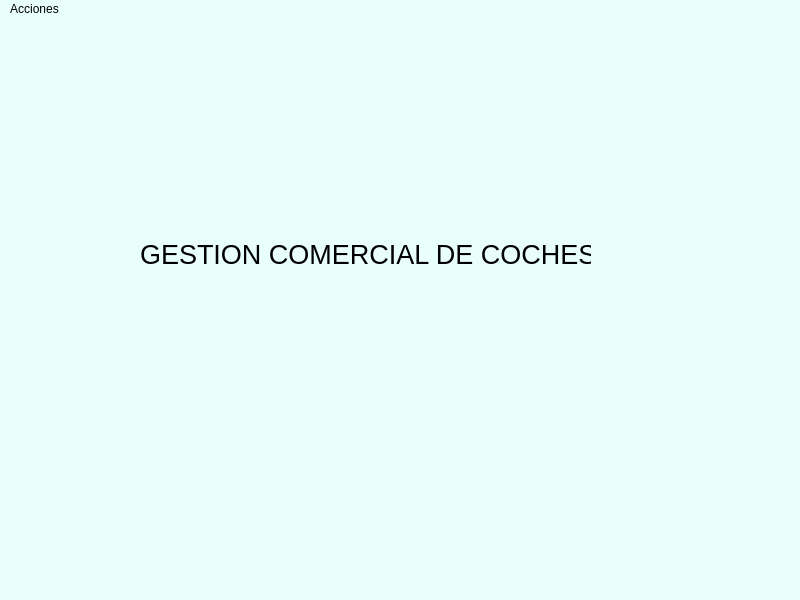
<?xml version="1.0" encoding="UTF-8"?>
<ui version="4.0">
 <class>MainWindow</class>
 <widget class="QMainWindow" name="MainWindow">
  <property name="geometry">
   <rect>
    <x>0</x>
    <y>0</y>
    <width>800</width>
    <height>600</height>
   </rect>
  </property>
  <property name="windowTitle">
   <string>MainWindow</string>
  </property>
  <property name="styleSheet">
   <string notr="true">background-color: rgb(233, 255, 252);</string>
  </property>
  <widget class="QWidget" name="centralwidget">
   <widget class="QLabel" name="label">
    <property name="geometry">
     <rect>
      <x>140</x>
      <y>110</y>
      <width>451</width>
      <height>251</height>
     </rect>
    </property>
    <property name="font">
     <font>
      <pointsize>20</pointsize>
     </font>
    </property>
    <property name="text">
     <string>&lt;html&gt;&lt;head/&gt;&lt;body&gt;&lt;p align=&quot;center&quot;&gt;GESTION COMERCIAL DE COCHES&lt;/p&gt;&lt;/body&gt;&lt;/html&gt;</string>
    </property>
   </widget>
  </widget>
  <widget class="QMenuBar" name="menubar">
   <property name="geometry">
    <rect>
     <x>0</x>
     <y>0</y>
     <width>800</width>
     <height>21</height>
    </rect>
   </property>
   <widget class="QMenu" name="menuAcciones">
    <property name="title">
     <string>Acciones</string>
    </property>
    <addaction name="actionRegistrar_coche"/>
    <addaction name="actionListar_coches"/>
    <addaction name="actionLista_con_list_widget"/>
    <addaction name="actionlistar_con_table_widget"/>
   </widget>
   <addaction name="menuAcciones"/>
  </widget>
  <widget class="QStatusBar" name="statusbar"/>
  <action name="actionRegistrar_coche">
   <property name="text">
    <string>Registrar coche</string>
   </property>
  </action>
  <action name="actionListar_coches">
   <property name="text">
    <string>Listar coches</string>
   </property>
  </action>
  <action name="actionLista_con_list_widget">
   <property name="text">
    <string>Lista con list widget</string>
   </property>
  </action>
  <action name="actionlistar_con_table_widget">
   <property name="text">
    <string>listar con table widget</string>
   </property>
  </action>
 </widget>
 <resources/>
 <connections/>
</ui>
